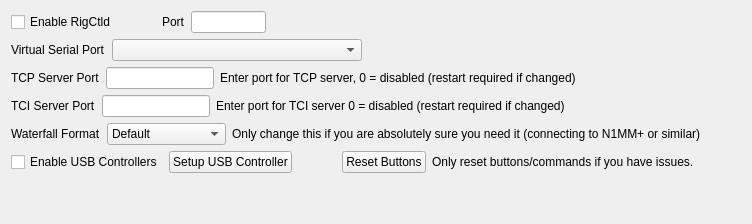
       <widget class="QWidget" name="externalControl">
        <layout class="QVBoxLayout" name="verticalLayout_26">
         <item>
          <layout class="QHBoxLayout" name="horizontalLayout_34">
           <property name="leftMargin">
            <number>0</number>
           </property>
           <property name="topMargin">
            <number>0</number>
           </property>
           <item>
            <widget class="QCheckBox" name="enableRigctldChk">
             <property name="layoutDirection">
              <enum>Qt::LeftToRight</enum>
             </property>
             <property name="text">
              <string>Enable RigCtld</string>
             </property>
            </widget>
           </item>
           <item>
            <spacer name="horizontalSpacer_18">
             <property name="orientation">
              <enum>Qt::Horizontal</enum>
             </property>
             <property name="sizeType">
              <enum>QSizePolicy::Fixed</enum>
             </property>
             <property name="sizeHint" stdset="0">
              <size>
               <width>40</width>
               <height>20</height>
              </size>
             </property>
            </spacer>
           </item>
           <item>
            <widget class="QLabel" name="label_28">
             <property name="text">
              <string>Port</string>
             </property>
            </widget>
           </item>
           <item>
            <widget class="QLineEdit" name="rigctldPortTxt">
             <property name="minimumSize">
              <size>
               <width>75</width>
               <height>0</height>
              </size>
             </property>
             <property name="maximumSize">
              <size>
               <width>75</width>
               <height>16777215</height>
              </size>
             </property>
            </widget>
           </item>
           <item>
            <spacer name="horizontalSpacer_20">
             <property name="orientation">
              <enum>Qt::Horizontal</enum>
             </property>
             <property name="sizeHint" stdset="0">
              <size>
               <width>422</width>
               <height>20</height>
              </size>
             </property>
            </spacer>
           </item>
          </layout>
         </item>
         <item>
          <layout class="QHBoxLayout" name="horizontalLayout_36">
           <item>
            <widget class="QLabel" name="vspLabel">
             <property name="text">
              <string>Virtual Serial Port</string>
             </property>
            </widget>
           </item>
           <item>
            <widget class="QComboBox" name="vspCombo">
             <property name="minimumSize">
              <size>
               <width>250</width>
               <height>0</height>
              </size>
             </property>
             <property name="maximumSize">
              <size>
               <width>250</width>
               <height>16777215</height>
              </size>
             </property>
             <property name="toolTip">
              <string>&lt;html&gt;&lt;head/&gt;&lt;body&gt;&lt;p&gt;Use this to define a virtual serial port. &lt;/p&gt;&lt;p&gt;&lt;br/&gt;&lt;/p&gt;&lt;p&gt;On Windows, the virtual serial port can be used to connect to a serial port loopback device, through which other programs can connect to the radio. &lt;/p&gt;&lt;p&gt;&lt;br/&gt;&lt;/p&gt;&lt;p&gt;On Linux and macOS, the port defined here is a pseudo-terminal device, which may be connected to directly by any program designed for a serial connection. &lt;/p&gt;&lt;/body&gt;&lt;/html&gt;</string>
             </property>
             <property name="accessibleName">
              <string>Virtual Serial Port Selector</string>
             </property>
            </widget>
           </item>
           <item>
            <spacer name="horizontalSpacer_19">
             <property name="orientation">
              <enum>Qt::Horizontal</enum>
             </property>
             <property name="sizeHint" stdset="0">
              <size>
               <width>40</width>
               <height>20</height>
              </size>
             </property>
            </spacer>
           </item>
          </layout>
         </item>
         <item>
          <layout class="QHBoxLayout" name="horizontalLayout_42">
           <item>
            <widget class="QLabel" name="label_26">
             <property name="text">
              <string>TCP Server Port</string>
             </property>
            </widget>
           </item>
           <item>
            <widget class="QLineEdit" name="tcpServerPortTxt">
             <property name="enabled">
              <bool>true</bool>
             </property>
             <property name="sizePolicy">
              <sizepolicy hsizetype="Fixed" vsizetype="Fixed">
               <horstretch>0</horstretch>
               <verstretch>0</verstretch>
              </sizepolicy>
             </property>
            </widget>
           </item>
           <item>
            <widget class="QLabel" name="label_39">
             <property name="text">
              <string>Enter port for TCP server, 0 = disabled (restart required if changed)</string>
             </property>
            </widget>
           </item>
           <item>
            <spacer name="horizontalSpacer_26">
             <property name="orientation">
              <enum>Qt::Horizontal</enum>
             </property>
             <property name="sizeHint" stdset="0">
              <size>
               <width>40</width>
               <height>20</height>
              </size>
             </property>
            </spacer>
           </item>
          </layout>
         </item>
         <item>
          <layout class="QHBoxLayout" name="horizontalLayout_11">
           <item>
            <widget class="QLabel" name="label">
             <property name="text">
              <string>TCI Server Port</string>
             </property>
            </widget>
           </item>
           <item>
            <widget class="QLineEdit" name="tciServerPortTxt">
             <property name="sizePolicy">
              <sizepolicy hsizetype="Fixed" vsizetype="Fixed">
               <horstretch>0</horstretch>
               <verstretch>0</verstretch>
              </sizepolicy>
             </property>
            </widget>
           </item>
           <item>
            <widget class="QLabel" name="label_2">
             <property name="text">
              <string>Enter port for TCI server 0 = disabled (restart required if changed)</string>
             </property>
            </widget>
           </item>
           <item>
            <spacer name="horizontalSpacer_2">
             <property name="orientation">
              <enum>Qt::Horizontal</enum>
             </property>
             <property name="sizeHint" stdset="0">
              <size>
               <width>40</width>
               <height>20</height>
              </size>
             </property>
            </spacer>
           </item>
          </layout>
         </item>
         <item>
          <layout class="QHBoxLayout" name="horizontalLayout_44">
           <item>
            <widget class="QLabel" name="label_41">
             <property name="text">
              <string>Waterfall Format</string>
             </property>
            </widget>
           </item>
           <item>
            <widget class="QComboBox" name="waterfallFormatCombo">
             <item>
              <property name="text">
               <string>Default</string>
              </property>
             </item>
             <item>
              <property name="text">
               <string>Single (network)</string>
              </property>
             </item>
             <item>
              <property name="text">
               <string>Multi (serial)</string>
              </property>
             </item>
            </widget>
           </item>
           <item>
            <widget class="QLabel" name="label_52">
             <property name="text">
              <string>Only change this if you are absolutely sure you need it (connecting to N1MM+ or similar)</string>
             </property>
            </widget>
           </item>
           <item>
            <spacer name="horizontalSpacer_28">
             <property name="orientation">
              <enum>Qt::Horizontal</enum>
             </property>
             <property name="sizeHint" stdset="0">
              <size>
               <width>40</width>
               <height>20</height>
              </size>
             </property>
            </spacer>
           </item>
          </layout>
         </item>
         <item>
          <layout class="QHBoxLayout" name="horizontalLayout_46">
           <item>
            <widget class="QCheckBox" name="enableUsbChk">
             <property name="text">
              <string>Enable USB Controllers</string>
             </property>
            </widget>
           </item>
           <item>
            <widget class="QPushButton" name="usbControllersSetup">
             <property name="toolTip">
              <string/>
             </property>
             <property name="text">
              <string>Setup USB Controller</string>
             </property>
            </widget>
           </item>
           <item>
            <spacer name="horizontalSpacer_8">
             <property name="orientation">
              <enum>Qt::Horizontal</enum>
             </property>
             <property name="sizeHint" stdset="0">
              <size>
               <width>40</width>
               <height>20</height>
              </size>
             </property>
            </spacer>
           </item>
           <item>
            <widget class="QPushButton" name="usbControllersReset">
             <property name="text">
              <string>Reset Buttons</string>
             </property>
            </widget>
           </item>
           <item>
            <widget class="QLabel" name="usbResetLbl">
             <property name="text">
              <string>Only reset buttons/commands if you have issues. </string>
             </property>
            </widget>
           </item>
           <item>
            <spacer name="horizontalSpacer_38">
             <property name="orientation">
              <enum>Qt::Horizontal</enum>
             </property>
             <property name="sizeHint" stdset="0">
              <size>
               <width>40</width>
               <height>20</height>
              </size>
             </property>
            </spacer>
           </item>
          </layout>
         </item>
         <item>
          <spacer name="verticalSpacer_4">
           <property name="orientation">
            <enum>Qt::Vertical</enum>
           </property>
           <property name="sizeHint" stdset="0">
            <size>
             <width>20</width>
             <height>40</height>
            </size>
           </property>
          </spacer>
         </item>
        </layout>
       </widget>
